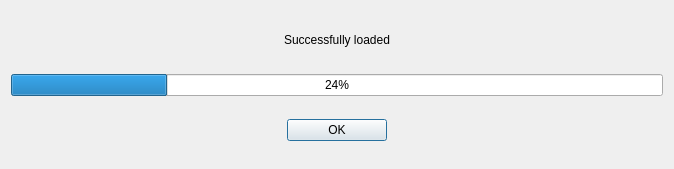
<?xml version="1.0" encoding="UTF-8"?>
<ui version="4.0">
 <class>Dialog</class>
 <widget class="QDialog" name="Dialog">
  <property name="geometry">
   <rect>
    <x>0</x>
    <y>0</y>
    <width>674</width>
    <height>169</height>
   </rect>
  </property>
  <property name="windowTitle">
   <string>Loading</string>
  </property>
  <layout class="QVBoxLayout" name="verticalLayout">
   <item>
    <widget class="QLabel" name="label">
     <property name="text">
      <string>Successfully loaded</string>
     </property>
     <property name="textFormat">
      <enum>Qt::AutoText</enum>
     </property>
     <property name="alignment">
      <set>Qt::AlignCenter</set>
     </property>
    </widget>
   </item>
   <item>
    <widget class="QProgressBar" name="progressBar">
     <property name="value">
      <number>24</number>
     </property>
    </widget>
   </item>
   <item>
    <widget class="QWidget" name="widget" native="true">
     <layout class="QHBoxLayout" name="horizontalLayout">
      <item>
       <widget class="QPushButton" name="pushButton">
        <property name="sizePolicy">
         <sizepolicy hsizetype="Fixed" vsizetype="Fixed">
          <horstretch>0</horstretch>
          <verstretch>0</verstretch>
         </sizepolicy>
        </property>
        <property name="minimumSize">
         <size>
          <width>100</width>
          <height>0</height>
         </size>
        </property>
        <property name="text">
         <string>OK</string>
        </property>
       </widget>
      </item>
     </layout>
    </widget>
   </item>
  </layout>
 </widget>
 <resources/>
 <connections/>
</ui>
